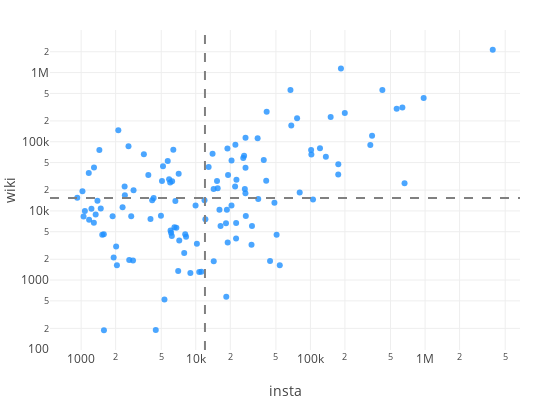

The notebook cell this image was saved under:
### Code cell
insta_wiki_scatter(city_data)

### Figure 1 — Plotly figure (JSON) as saved in the notebook; plotly's stock layout.template omitted (floating-point values rounded to 4 significant figures)
{"data": [{"hoverinfo": "text", "marker": {"color": "dodgerblue", "opacity": 0.8}, "mode": "markers", "name": "huge", "text": ["<i>Piazza Del Colosseo</i><br>Colosseum, 2133252<br>Colosseo (Rome Metro..., 6868", "<i>Piazza Di Spagna</i><br>Spanish Steps, 328490<br>Piazza di Spagna, 60540<br>Babington's tea room, 9721<br>Fontana della Barcac..., 23768<br>Keats–Shelley Memori..., 7896", "<i>Piazza Della Rotonda</i><br>Piazza della Rotonda, 15773<br>Fontana del Pantheon, 9430", "<i>Piazza Navona</i><br>Piazza Navona, 200052<br>Fontana dei Quattro ..., 93577<br>Stadium of Domitian, 20042", "<i>Lungotevere Castello</i><br>Castel Sant'Angelo, 300875", "<i>Via Della Salara Vecchia</i><br>Roman Forum, 485531<br>Forum of Caesar, 22192<br>Temple of Vesta, 51295", "<i>Piazza Del Popolo</i><br>Piazza del Popolo, 95407<br>Santa Maria del Popo..., 16790<br>Porta del Popolo, 10163", "<i>Piazza Venezia</i><br>Piazza Venezia, 89786", "<i>Piazza Del Campidoglio</i><br>Capitoline Museums, 80025<br>Capitoline Hill, 162152<br>Metropolitan City of..., 18741", "<i>Via Della Minerva</i><br>Pantheon, Rome, 1147785", "<i>Via Guido Reni</i><br>MAXXI, 47094", "<i>Via Del Corso</i><br>Via del Corso, 24191<br>San Marcello al Cors..., 9520", "<i>Via Del Teatro Di Marcello</i><br>Altare della Patria, 227378", "<i>Ponte Sant'Angelo</i><br>Ponte Sant'Angelo, 60912", "<i>Via Del Pellegrino</i><br>Campo de' Fiori, 80826", "<i>Viale De Coubertin Pietro</i><br>Parco della Musica, 14677", "<i>Piazza Pietro D'Illiria</i><br>Orange Garden, Rome, 15798<br>Santa Sabina, 49449", "<i>Via Tuscolana</i><br>Cinecittà, 66050<br>Porta Furba - Quadra..., 1553<br>Anagnina (Rome Metro..., 5388<br>Giulio Agricola (Rom..., 1978<br>Lucio Sestio (Rome M..., 1207", "<i>Via Dei Condotti</i><br>Antico Caffè Greco, 18465", "<i>Via Di San Gregorio</i><br>Palatine Hill, 219482", "<i>Viale Dei Gladiatori</i><br>Foro Italico, 28255<br>Italian Open (tennis..., 144033", "<i>Piazza Di Trevi</i><br>Trevi Fountain, 561619", "<i>Via Di Pietralata</i><br>Pietralata (Rome Met..., 1636", "<i>Via Flaminia</i><br>Unione Rugby Capitol..., 4519", "<i>Piazza Trilussa</i><br>Ponte Sisto, 13148", "<i>Piazza Camillo Benso Conte Di Cavour</i><br>Teatro Adriano, 1880", "<i>Belvedere Romolo E Remo</i><br>Circus Maximus, 271936", "<i>Via In Miranda</i><br>Regia, 27365", "<i>Viale Della Trinità Dei Monti</i><br>Villa Medici, 54462", "<i>Via Del Governo Vecchio</i><br>Santa Maria in Valli..., 14847", "<i>Piazza Della Bocca Della Verità</i><br>Bocca della Verità, 112507", "<i>Passeggiata Del Gianicolo</i><br>Villa Lante al Giani..., 6063", "<i>Via Del Circo Massimo</i><br>Circo Massimo (Rome ..., 3248", "<i>Via Margutta</i><br>Via Margutta, 8470", "<i>Via Di Ripetta</i><br>Ara Pacis, 111879<br>Via di Ripetta, 2160", "<i>Via Della Lungara</i><br>Villa Farnesina, 27281<br>Palazzo Corsini, Rom..., 13769<br>Santa Croce alla Lun..., 1079", "<i>Via Della Conciliazione</i><br>Via della Conciliazi..., 18069", "<i>Via Dei Fori Imperiali</i><br>Via dei Fori Imperia..., 20741", "<i>Piazza Della Minerva</i><br>Piazza della Minerva, 9013<br>Santa Maria sopra Mi..., 53511", "<i>Via Di San Nicola De' Cesarini</i><br>Largo di Torre Argen..., 58352", "<i>Piazza Grazioli</i><br>Doria Pamphilj Galle..., 28244", "<i>Via Giulia</i><br>Via Giulia, 6687", "<i>Via Appia Nuova</i><br>Capannelle Racecours..., 3991", "<i>Piazzale Ostiense</i><br>Pyramid of Cestius, 66206<br>Protestant Cemetery,..., 24581", "<i>Piazza Di Pietra</i><br>Temple of Hadrian, 22583", "<i>Via Di Santa Maria Dell'Anima</i><br>Sant'Agnese in Agone, 39111<br>Palazzo Pamphilj, 14412", "<i>Via Di Torre Argentina</i><br>Teatro Argentina, 11999", "<i>Via G. Garibaldi</i><br>Janiculum, 33093", "<i>Arco Della Pace</i><br>Chiostro del Bramant..., 3479", "<i>Piazza Colonna</i><br>Galleria Alberto Sor..., 9136<br>Piazza Colonna, 19282<br>Column of Marcus Aur..., 49282<br>Fontana di Piazza Co..., 2136", "<i>Piazza Di San Lorenzo In Lucina</i><br>San Lorenzo in Lucin..., 10425", "<i>Piazza S. Ignazio</i><br>Sant'Ignazio, Rome, 573", "<i>Via Appia Antica</i><br>Appian Way Regional ..., 6619", "<i>Lungotevere Dei Fiorentini</i><br>Ponte Vittorio Emanu..., 6073", "<i>Viale Dello Stadio Dei Marmi</i><br>Stadio dei Marmi, 10424", "<i>Via Bocca Di Leone</i><br>Via Condotti, 21254", "<i>Ponte Milvio</i><br>Ponte Milvio, 27054", "<i>Via Nomentana</i><br>Monte Sacro (quarter..., 1875", "<i>Via Del Salvatore</i><br>Palazzo Madama, 20722", "<i>Piazza Farnese</i><br>Palazzo Farnese, 67333", "<i>Via Del Plebiscito</i><br>Palazzo Venezia, 43280", "<i>Largo Cristina Di Svezia</i><br>Orto Botanico dell'U..., 7577", "<i>Piazza Di San Pantaleo</i><br>Palazzo Braschi, 5864<br>Museo di Roma, 8388", "<i>Via Dell'Aquila Reale</i><br>Torre Maura (Rome Me..., 1316", "<i>Via Giuseppe Toraldo</i><br>Torre Angela (Rome M..., 1313", "<i>Ponte Umberto I</i><br>Ponte Umberto I, 3348", "<i>Piazza Mattei</i><br>Fontana delle Tartar..., 11151<br>Lungotevere De' Cenc..., 845", "<i>Via Di Passo Lombardo</i><br>Vermicino, 1265", "<i>Via Dei Coronari</i><br>Via dei Coronari, 4213", "<i>Corso Vittorio Emanuele Ii</i><br>Corso Vittorio Emanu..., 4585", "<i>Viale Libia</i><br>Libia (Rome Metro), 2457", "<i>Piazza Conca D'Oro</i><br>Conca d'Oro (Rome Me..., 3748", "<i>Via Di Ponte Quattro Capi</i><br>Tiber Island, 34594", "<i>Via Dei Banchi Vecchi</i><br>Santa Lucia del Gonf..., 1350", "<i>Piazza Benedetto Cairoli</i><br>San Carlo ai Catinar..., 5717", "<i>Via Del Gianicolo</i><br>Pontifical North Ame..., 13911", "<i>Via Della Scrofa</i><br>Biblioteca Angelica, 5813", "<i>Via Degli Astalli</i><br>Church of the Gesù, 76892", "<i>Piazza Vidoni</i><br>Sant'Andrea della Va..., 26816", "<i>Via Portuense</i><br>Romics, 4352", "<i>Borgo Sant'Angelo</i><br>Libera Università Ma..., 4819", "<i>Lungotevere Maresciallo Cadorna</i><br>Stadio Olimpico del ..., 5229", "<i>Corso Del Rinascimento</i><br>Sant'Ivo alla Sapien..., 25774", "<i>Via Capo Di Ferro</i><br>Palazzo Spada, 21024<br>Galleria Spada, 7726", "<i>Via Del Tempio</i><br>Roman Ghetto, 52742", "<i>Vicolo Di Febo</i><br>Lungotevere Michelan..., 522", "<i>Piazza Madama</i><br>Senate of the Republ..., 44367", "<i>Piazza Dei Cavalieri Di Malta</i><br>Villa del Priorato d..., 23643<br>Santi Bonifacio ed A..., 3456", "<i>Via Dei Campi Sportivi</i><br>Parioli, 8532", "<i>Piazza Di S. Agostino</i><br>Sant'Agostino, Rome, 190", "<i>Via Delle Vergini</i><br>Teatro Quirino, 1381<br>Via Salaria, 13963", "<i>Via Di Villa Giulia</i><br>National Etruscan Mu..., 14247", "<i>Piazza Della Maddalena</i><br>Santa Maria Maddalen..., 7669", "<i>Piazza Della Trinità Dei Monti</i><br>Trinità dei Monti, 32986", "<i>Via Quattro Novembre</i><br>Trajan's Forum, 65878", "<i>Piazza Dei Tribunali</i><br>Palace of Justice, R..., 19911", "<i>Via Dell'Arco Di Travertino</i><br>Arco di Travertino (..., 1919", "<i>Via Di S. Eustachio</i><br>Sant'Eustachio, 8400", "<i>Ponte Regina Margherita</i><br>Ponte Regina Margher..., 1954", "<i>Via Del Parlamento</i><br>Chamber of Deputies ..., 86269", "<i>Piazza Santi Apostoli</i><br>Santi Apostoli, Rome, 16857", "<i>Viale Degli Ippocastani</i><br>Pincian Hill, 22547", "<i>Piazza Apollodoro</i><br>Palazzetto dello Spo..., 11310", "<i>Piazza Del Arco Di Costantino</i><br>Arch of Constantine, 147198", "<i>Piazza Dei Quiriti</i><br>Fontana della Piazza..., 1640", "<i>Via Di Valle Delle Camene</i><br>Celio (rione of Rome..., 3047", "<i>Piazza Borghese</i><br>Piazza Borghese, 2120", "<i>Piazzale Della Farnesina</i><br>Palazzo della Farnes..., 8399", "<i>Piazza Dei Santi Giovanni E Paolo</i><br>Santi Giovanni e Pao..., 188", "<i>Via Marcantonio Colonna</i><br>St. John's Universit..., 4585", "<i>Via Di S. Ambrogio</i><br>Sant'Angelo, Rome, 4521", "<i>Piazza Dell'Oro</i><br>San Giovanni dei Fio..., 10791", "<i>Piazza Della Libertà</i><br>Castel Gandolfo, 75967", "<i>Piazza Di San Silvestro</i><br>San Silvestro in Cap..., 14075", "<i>Via Dei Penitenzieri</i><br>Santo Spirito in Sas..., 8868", "<i>Via Del Campidoglio</i><br>Temple of Saturn, 42469", "<i>Piazza Della Trinità Dei Pellegrini</i><br>Santissima Trinità d..., 6766", "<i>Largo Fontanella Di Borghese</i><br>Palazzo Borghese, 10721", "<i>Viale Nilde Iotti</i><br>Villa Celimontana, 7477", "<i>Via Sacra</i><br>Temple of Venus and ..., 35443", "<i>Via Del Banco Di Santo Spirito</i><br>Campo Marzio, 9938", "<i>Piazza Di S. Apollinare</i><br>Pontifical Universit..., 8324", "<i>Piazzale Della Stazione Tiburtina</i><br>Roma Tiburtina railw..., 19225", "<i>Via Nicola Zabaglia</i><br>Testaccio, 15461"], "textfont": {"color": "lightgrey", "size": 8}, "type": "scatter", "uid": "090f142e-4291-11e9-beeb-3c15c2cf2370", "x": [3893310, 972006, 662078, 634145, 565313, 424085, 344815, 332977, 199391, 184596, 175052, 174802, 150128, 136373, 121146, 105343, 101887, 101375, 80594, 76492, 68068, 66969, 54037, 50691, 48528, 44446, 41517, 41139, 39173, 35050, 34634, 30915, 30632, 27321, 27161, 27149, 27113, 26784, 26390, 25946, 22629, 22499, 22464, 22158, 22028, 20507, 20490, 19118, 18980, 18877, 18678, 18449, 18350, 16447, 16091, 15518, 15322, 14340, 14319, 14008, 12946, 12132, 11920, 11184, 10715, 10225, 9956, 8973, 8229, 8087, 7927, 7176, 7093, 7024, 6768, 6637, 6514, 6369, 6215, 6181, 6090, 6026, 5978, 5853, 5693, 5331, 5177, 5071, 4968, 4478, 4292, 4166, 4026, 3857, 3525, 2865, 2835, 2734, 2627, 2589, 2407, 2395, 2299, 2111, 2052, 2019, 1922, 1882, 1581, 1577, 1528, 1483, 1442, 1388, 1339, 1295, 1291, 1230, 1174, 1166, 1078, 1050, 1027, 925], "y": [2140120, 430415, 25203, 313671, 300875, 559018, 122360, 89786, 260918, 1147785, 47094, 33711, 227378, 60912, 80826, 14677, 65247, 76176, 18465, 219482, 172288, 561619, 1636, 4519, 13148, 1880, 271936, 27365, 54462, 14847, 112507, 6063, 3248, 8470, 114039, 42129, 18069, 20741, 62524, 58352, 28244, 6687, 3991, 90787, 22583, 53523, 11999, 33093, 3479, 79836, 10425, 573, 6619, 6073, 10424, 21254, 27054, 1875, 20722, 67333, 43280, 7577, 14252, 1316, 1313, 3348, 11996, 1265, 4213, 4585, 2457, 3748, 34594, 1350, 5717, 13911, 5813, 76892, 26816, 4352, 4819, 5229, 25774, 28750, 52742, 522, 44367, 27099, 8532, 190, 15344, 14247, 7669, 32986, 65878, 19911, 1919, 8400, 1954, 86269, 16857, 22547, 11310, 147198, 1640, 3047, 2120, 8399, 188, 4585, 4521, 10791, 75967, 14075, 8868, 42469, 6766, 10721, 7477, 35443, 9938, 8324, 19225, 15461]}], "layout": {"height": 400, "hovermode": "closest", "margin": {"b": 50, "l": 50, "r": 30, "t": 30}, "shapes": [{"line": {"color": "grey", "dash": "dash", "width": 2}, "type": "line", "x0": 12026, "x1": 12026, "xref": "x", "y0": 0, "y1": 1, "yref": "paper"}, {"line": {"color": "grey", "dash": "dash", "width": 2}, "type": "line", "x0": 0, "x1": 1, "xref": "paper", "y0": 15400.0, "y1": 15400.0, "yref": "y"}], "showlegend": false, "width": 550, "xaxis": {"title": "insta", "type": "log"}, "yaxis": {"title": "wiki", "type": "log"}}}
